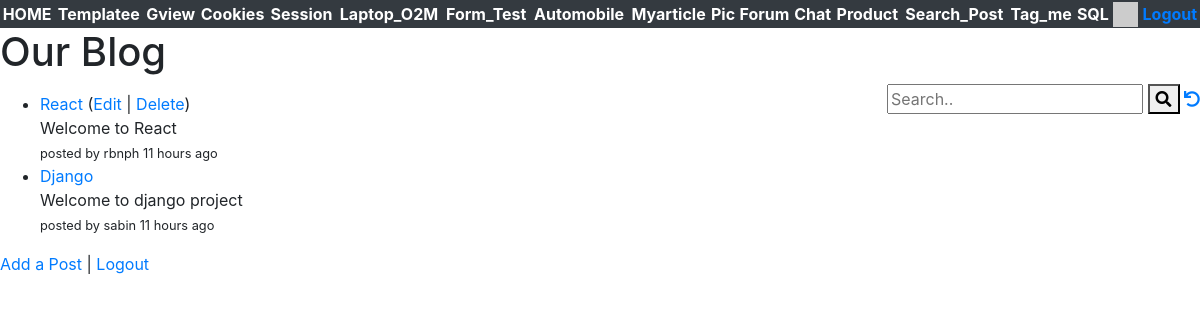
Page /well/ (signed in) on the committed database.
### well/models.py (models this page shows, shortened)
class Post(models.Model) :
    title = models.CharField(
            max_length=200,
            validators=[MinLengthValidator(2, "Title must be greater than 2 characters")]
    )
    text = models.TextField()
    owner = models.ForeignKey(settings.AUTH_USER_MODEL, on_delete=models.CASCADE,
            related_name='post_owner')
    created_at = models.DateTimeField(auto_now_add=True)
    updated_at = models.DateTimeField(auto_now=True)

### well/views.py (the view)
# urls.py: path('', views.PostListView.as_view(), name='all'),
class PostListView(View):
    template_name = "well/list.html"
    def get(self, request) :
        strval =  request.GET.get("search", False)
        if strval :
            query = Q(title__icontains=strval)
            query.add(Q(text__icontains=strval), Q.OR)
            post_list = Post.objects.filter(query).select_related().order_by('-updated_at')[:10]
        else :
            post_list = Post.objects.all().order_by('-updated_at')[:10]
        for obj in post_list:
            obj.natural_updated = naturaltime(obj.updated_at)
        ctx = {'post_list' : post_list, 'search': strval}
        return render(request, self.template_name, ctx)

### home/context_processors.py (called while the page is built)
def settings(request):
    return {
        'settings': django_settings,
    }

### home/templatetags/app_tags.py (called while the page is built)
@register.filter(name='gravatar')
def gravatar(user, size=35):
    email = str(user.email.strip().lower()).encode('utf-8')
    email_hash = md5(email).hexdigest()
    url = "//www.gravatar.com/avatar/{0}?s={1}&d=identicon&r=PG"
    return url.format(email_hash, size)

### well/templates/well/list.html (shortened to what this page needs)
{% extends "base_bootstrap.html" %}
{% block content %}
<h1>Our Blog</h1>
<div style="float:right">
<form>
  <input type="text" placeholder="Search.." name="search"
  >
  <button type="submit"><i class="fa fa-search"></i></button>
<a href="{% url 'well:all' %}"><i class="fa fa-undo"></i></a>
</form>
</div>
<p>
{% if post_list %}
<ul>
  {% for post in post_list %}
    <li>
        <a href="{% url 'well:post_detail'  post.id %}">{{ post.title }}</a>
        {% if post.owner_id == user.id %}
        (<a href="{% url 'well:post_update' post.id %}">Edit</a> |
        <a href="{% url 'well:post_delete' post.id %}">Delete</a>)
        <br/>
        {% endif %}
        <div style="left:10px">
            {% if post.text|length < 100 %}
                {{ post.text }}
            {% else %}
                {{ post.text|slice:"0:99" }}
                <a href="{% url 'well:post_detail'  post.id %}">...</a>
            {% endif %}
        </div>
        <small>
        {% if post.owner.username %}
            posted by {{ post.owner.username }}
        {% endif %}
        {{ post.natural_updated }}
        </small>
    </li>
  {% endfor %}
</ul>
{% else %}
  <p>There are no posts in the database.</p>
{% endif %}
</p>
<p>
<a href="{% url 'well:post_create' %}">Add a Post</a> |
{% if user.is_authenticated %}
<a href="{% url 'logout' %}?next={% url 'well:all' %}">Logout</a>
{% else %}
<a href="{% url 'login' %}?next={% url 'well:all' %}">Login</a>
{% endif %}
</p>
{% endblock %}

### rows in the picture
Post: title "React", shows "Edit", text "Welcome to React", owner.username "rbnph", natural_updated "11 hours ago"
Post: title "Django", text "Welcome to django project", owner.username "sabin", natural_updated "11 hours ago"
